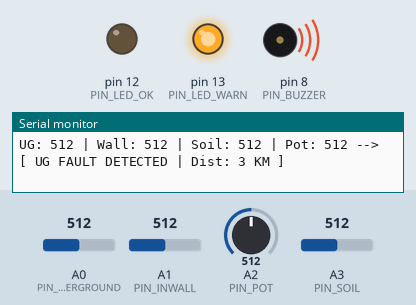
Bench run of a sketch on a simulated Arduino Uno, built with avr-gcc and run on an emulated ATmega328P. Shown: output pins drawn as LEDs (lit = HIGH), buzzer (waves = sounding), the last lines printed to the serial monitor. The inputs (shaded band) are chosen by the test bench; at power-on: A0 (PIN_UNDERGROUND) = 512, A3 (PIN_SOIL) = 512, A2 (PIN_POT) = 512, A1 (PIN_INWALL) = 512.

Above: at 2.2 s.
2.3 s: A0 (PIN_UNDERGROUND) set to 319
3.8 s: A0 (PIN_UNDERGROUND) set to 287
At 4.5 s:
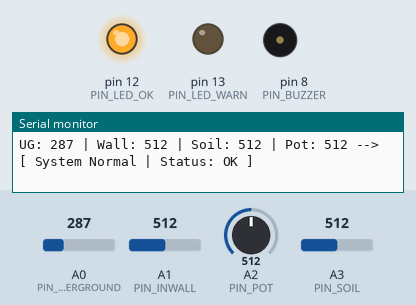
5.4 s: A3 (PIN_SOIL) set to 490
At 6.2 s:
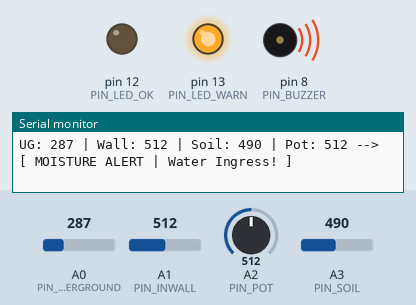
7.6 s: A2 (PIN_POT) set to 643
9.1 s: A2 (PIN_POT) set to 662
Timing chart, 0 to 12.1 s (numbered marks = the images above; inputs shaded):
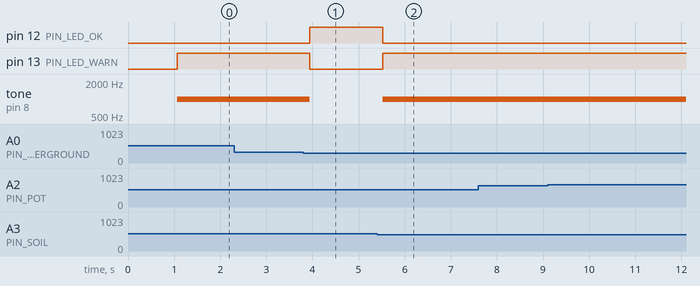

The sketch:

in-wall-cable-fault-detection-system.ino
```cpp
// Pin Definitions
const int PIN_UNDERGROUND = A0; // Channel A: Resistor ladder (Buttons 1-4)
const int PIN_INWALL      = A1; // Channel B: Resistor ladder (Buttons 1-3)
const int PIN_SOIL        = A3; // Soil Moisture Sensor
const int PIN_POT         = A2; // Potentiometer (Overcurrent Simulation)

const int PIN_BUZZER   = 8;  // Buzzer
const int PIN_LED_OK   = 12; // Green LED
const int PIN_LED_WARN = 13; // Red LED

void setup() {
  Serial.begin(9600);

  pinMode(PIN_BUZZER, OUTPUT);
  pinMode(PIN_LED_OK, OUTPUT);
  pinMode(PIN_LED_WARN, OUTPUT);

  Serial.println("====================================");
  Serial.println(" Cable Fault Detection System Ready ");
  Serial.println("====================================");
  delay(1000);
}

void loop() {
  // Read Analog Values
  int valUG   = analogRead(PIN_UNDERGROUND);
  int valWall = analogRead(PIN_INWALL);
  int valSoil = analogRead(PIN_SOIL);
  int valPot  = analogRead(PIN_POT);

  String line1 = "System Normal";
  String line2 = "Status: OK";
  bool isFault = false;

  // --- 1. CHECK OVERCURRENT (POTENTIOMETER) ---
  if (valPot > 650) {
    line1 = "FAULT: OVERCURRENT";
    line2 = "Power Surge!";
    isFault = true;
  }

  // --- 2. CHECK UNDERGROUND CABLE FAULT (A0) ---
  else if (valUG > 300) {
    isFault = true;
    line1 = "UG FAULT DETECTED";
    if (valUG > 800)      line2 = "Dist: 1 KM";
    else if (valUG > 550) line2 = "Dist: 2 KM";
    else if (valUG > 350) line2 = "Dist: 3 KM";
    else                  line2 = "Dist: 4 KM";
  }

  // --- 3. CHECK IN-WALL CONDUIT FAULT (A1) ---
  else if (valWall < 100) {
    isFault = true;
    line1 = "WALL FAULT DETECTED";
    if (valWall > 750)      line2 = "Loc: Room 1";
    else if (valWall > 450) line2 = "Loc: Room 2";
    else                    line2 = "Loc: Room 3";
  }

  // --- 4. CHECK MOISTURE/LEAKAGE (A2) ---
  else if (valSoil < 500) { // Soil sensor reads LOW when wet
    isFault = true;
    line1 = "MOISTURE ALERT";
    line2 = "Water Ingress!";
  }

  // --- OUTPUT TO SERIAL MONITOR ---
  Serial.print("UG: "); Serial.print(valUG);
  Serial.print(" | Wall: "); Serial.print(valWall);
  Serial.print(" | Soil: "); Serial.print(valSoil);
  Serial.print(" | Pot: "); Serial.print(valPot);
  Serial.print(" --> [ "); Serial.print(line1);
  Serial.print(" | "); Serial.print(line2);
  Serial.println(" ]");

  // --- TRIGGER LEDS AND BUZZER ---
  if (isFault) {
    digitalWrite(PIN_LED_OK, LOW);
    digitalWrite(PIN_LED_WARN, HIGH);
    tone(PIN_BUZZER, 1000); // Beep alarm
  } else {
    digitalWrite(PIN_LED_OK, HIGH);
    digitalWrite(PIN_LED_WARN, LOW);
    noTone(PIN_BUZZER);
  }

  delay(300); // Refresh rate
}
```

Measured:
- the behaviour switches between 301 and 300 on A0 (PIN_UNDERGROUND) (found by bisection; images 0 and 1)
- the behaviour switches between 500 and 499 on A3 (PIN_SOIL) (found by bisection; images 1 and 2)
- after the input at 3.8 s, pin 12 (PIN_LED_OK): LOW → HIGH after 0.14 s; pin 13 (PIN_LED_WARN): HIGH → LOW after 0.14 s; tone on pin 8 (PIN_BUZZER): 1000 Hz → silent after 0.14 s
- after the input at 5.4 s, pin 12 (PIN_LED_OK): HIGH → LOW after 0.12 s; pin 13 (PIN_LED_WARN): LOW → HIGH after 0.12 s; tone on pin 8 (PIN_BUZZER): silent → 1000 Hz after 0.12 s
